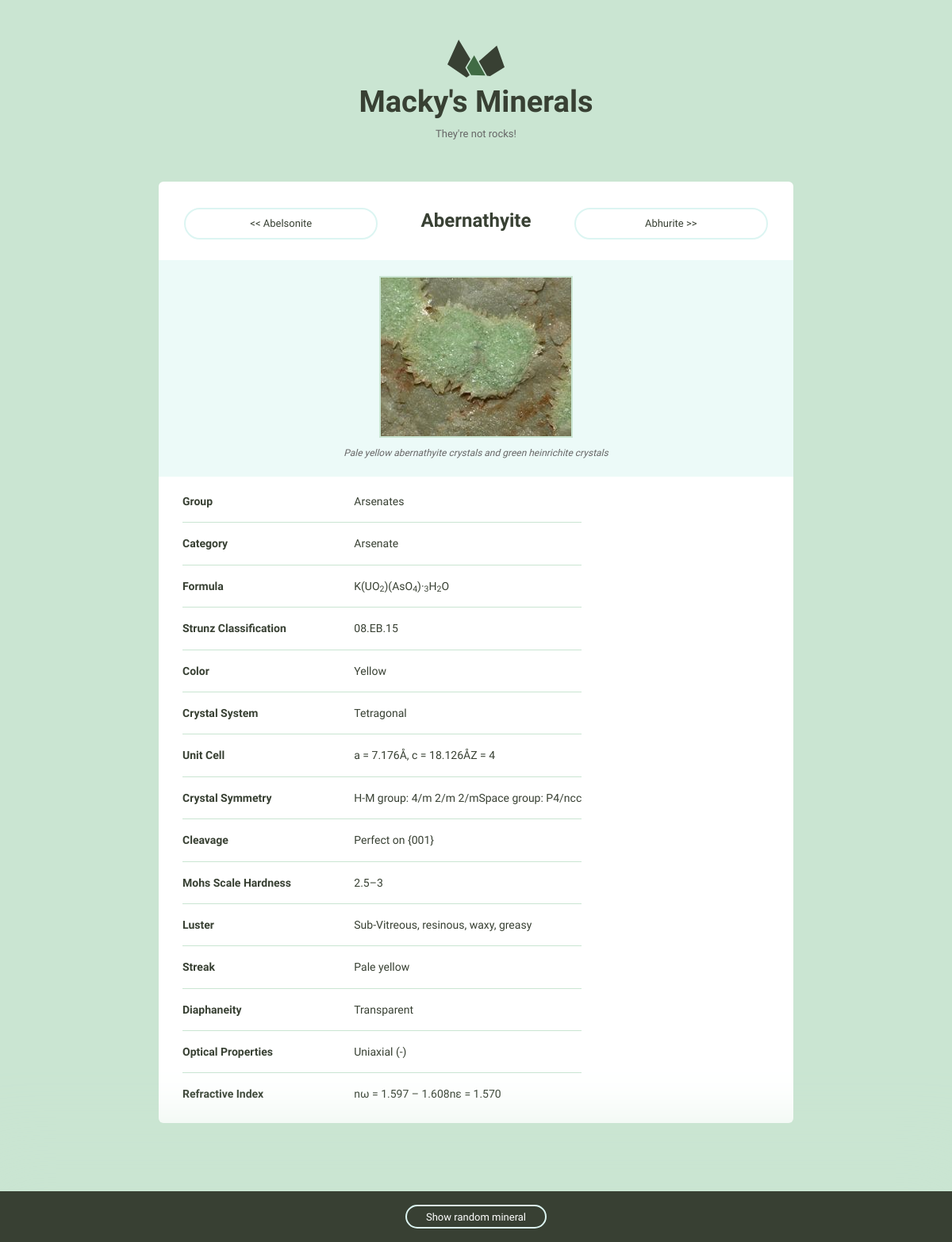
Page /minerals/2/ on the committed database.
### minerals/models.py (models this page shows)
class Mineral(models.Model):
    name = models.CharField(max_length=255)
    image_filename = models.CharField(max_length=255)
    image_caption = models.CharField(max_length=255)
    group = models.CharField(max_length=255)
    category = models.CharField(max_length=255)
    formula = models.CharField(max_length=255)
    strunz_classification = models.CharField(max_length=255)
    color = models.CharField(max_length=255)
    crystal_system = models.CharField(max_length=255)
    unit_cell = models.CharField(max_length=255)
    crystal_symmetry = models.CharField(max_length=255)
    cleavage = models.CharField(max_length=255)
    mohs_scale_hardness = models.CharField(max_length=255)
    luster = models.CharField(max_length=255)
    streak = models.CharField(max_length=255)
    diaphaneity = models.CharField(max_length=255)
    optical_properties = models.CharField(max_length=255)
    refractive_index = models.CharField(max_length=255)
    crystal_habit = models.CharField(max_length=255)
    specific_gravity = models.CharField(max_length=255)

### minerals/views.py (the view)
# urls.py: url(r'(?P<mineral_id>\d+)/$', views.mineral_detail, name='mineral_detail'),
def mineral_detail(request, mineral_id):
    mineral = models.Mineral.objects.filter(id=mineral_id).values().first()
    prev_next = get_prev_next(mineral_id)
    return render(request, 'minerals/mineral_detail.html',
                  {'mineral': mineral, 'names': NAMES, 'prev_next': prev_next})

### minerals/templatetags/minerals_extras.py (called while the page is built)
@register.filter
def get_item(dictionary, key):
    return dictionary.get(key)

@register.filter
def rem_underscore(string):
    return string.replace('_', ' ')

### minerals/views.py (called while the page is built)
def get_prev_next(mineral_id):
    prev_mineral = (models.Mineral.objects
                    .filter(id__lt=mineral_id)
                    .exclude(id=mineral_id)
                    .order_by('-id')
                    .first())
    next_mineral = (models.Mineral.objects
                    .filter(id__gt=mineral_id)
                    .exclude(id=mineral_id)
                    .order_by('id')
                    .first())
    if not prev_mineral:
        return {'next': {'id': next_mineral.id, 'name': next_mineral.name}}
    elif not next_mineral:
        return {'previous': {'id': prev_mineral.id, 'name': prev_mineral.name}}
    else:
        return {'next': {'id': next_mineral.id, 'name': next_mineral.name},
                'previous': {'id': prev_mineral.id, 'name': prev_mineral.name}}

### minerals/templates/minerals/mineral_detail.html
{% extends "layout.html" %}
{% load static %}
{% load minerals_extras %}
{% block content %}
<div class="grid-100 mineral__container">
    <div>
        {% if prev_next|get_item:'previous' %}
            <a class="minerals__anchor mineral__detail_header" href="{% url 'minerals:mineral_detail' prev_next|get_item:'previous'|get_item:'id' %}"><< {{ prev_next|get_item:'previous'|get_item:'name' }}</a>
        {% else %}
            <span class="minerals__anchor mineral__detail_header"><< No previous minerals</span>
        {% endif %}
        <h1 class="mineral__name mineral__detail_header">{{ mineral.name }}</h1>
        {% if prev_next|get_item:'next' %}
            <a class="minerals__anchor mineral__detail_header" href="{% url 'minerals:mineral_detail' prev_next|get_item:'next'|get_item:'id' %}">{{ prev_next|get_item:'next'|get_item:'name' }} >></a>
        {% else %}
            <span class="minerals__anchor mineral__detail_header">No next minerals >></span>
        {% endif %}
    </div>
    <div class="mineral__image-bg">
        <img class="mineral__image" src="{% static 'img' %}/{{ mineral.name }}.jpg">
        <p class="mineral__caption">{{ mineral.image_caption }}</p>
    </div>
    <div class="mineral__table-container">
        <table class="mineral__table">
            {% for key, value in mineral.items %}
                {% if value and key in names %}
                <tr>
                    <td class="mineral__category">{{ key|title|rem_underscore }}</td>
                    <td>{{ value|safe }}</td>
                </tr>
                {% endif %}
            {% endfor %}
        </table>
    </div>
</div>
{% endblock %}

### assets/css/global.css (style rules this page uses)
html { font-family: sans-serif; -ms-text-size-adjust: 100%; -webkit-text-size-adjust: 100%; }
body { margin: 0; }
a { background-color: transparent; }
h1 { font-size: 2em; margin: 0.67em 0; }
sub { font-size: 75%; line-height: 0; position: relative; vertical-align: baseline; bottom: -0.25em; }
img { border: 0; }
table { border-collapse: collapse; border-spacing: 0; }
td, th { padding: 0; }
html { font-size: 62.5%; }
body { background-color: #CAE5D2; font-size: 1.5em; line-height: 1.6; font-weight: 400; font-family: "Cousine"; color: #666; }
.grid, .grid-5, .grid-10, .grid-15, .grid-20, .grid-25, .grid-30, .grid-33, .grid-35, .grid-40, .grid-45, .grid-50, .grid-55, .grid-60, .grid-65, .grid-66, .grid-70, .grid-75, .grid-80, .grid-90, .grid-95, .grid-100 { float: left; box-sizing: border-box; position: relative; }
.grid-100 { width: 100%; padding: 0 15px; }
h1, h2, h3, h4, h5, h6 { margin-top: 0; margin-bottom: 2rem; font-weight: bold; font-family: "Work Sans", sans-serif; color: #384033; }
h1 { font-size: 3.8rem; }
@media (min-width: 550px) { h1 { font-size: 3.8rem; } }
p { margin-top: 0; font-size: 1.6rem; }
a { color: #689b98; text-decoration: none; -webkit-transition: color 0.2s; -moz-transition: color 0.2s; -ms-transition: color 0.2s; -o-transition: color 0.2s; transition: color 0.2s; }
th, td { padding: 15px; text-align: left; border-bottom: 1px solid #e1e1e1; }
th:first-child, td:first-child { padding-left: 0; }
th:last-child, td:last-child { padding-right: 0; }
table, p, ul { margin-bottom: 2.5rem; }
.minerals__anchor { border: solid 2px #DCF5F2; border-radius: 100px; color: #384033; display: block; font-size: 13px; text-align: center; padding: 8px 0 7px 0; width: 100%; transition: background-color 200ms ease-in-out, font-weight 200ms ease-in-out, color 200ms ease-in-out; }
.mineral__container { background-color: #fff; border-radius: 6px; list-style: none; padding: 0; text-align: center; }
.mineral__name { display: block; width: 100%; margin: 0; font-size: 24px; padding: 30px 0 30px 0; }
.mineral__image { display: block; margin: 0 auto; border: solid 2px #CAE5D2; }
.mineral__image-bg { background-color: #ecfaf8; padding: 20px 0; }
.mineral__caption { font-size: 12px; font-style: italic; padding: 10px 0 0 0; margin: 0; }
.mineral__table { font-size: 14px; color: #384033; }
.mineral__table td { border-color: #CAE5D2; }
.mineral__table tr:last-of-type td { border-bottom: none; padding-bottom: 0; }
.mineral__table-container { padding: 5px 30px 0; }
.mineral__category { font-weight: bold; width: 40%; }
.mineral__detail_header { display: inline-block; width: 30% }

### rows in the picture
Mineral: name "Abelsonite"
Mineral: name "Abernathyite", name (picture), image_caption "Pale yellow abernathyite crystals and green heinrichite crystals", mineral "Arsenates" "Arsenate" "K(UO 2 )(AsO 4 )· 3 H 2 O" "08.EB.15" "Yellow" "Tetragonal" "a = 7.176Å, c = 18.126ÅZ = 4" "H-M group: 4/m 2/m 2/mSpace group: P4/ncc" "Perfect on {001}" "2.5–3" "Sub-Vitreous, resinous, waxy, greasy" "Pale yellow" "Transparent" "Uniaxial (-)" "nω = 1.597 – 1.608nε = 1.570"
Mineral: name "Abhurite"

### other values in the picture
{{ key|title|rem_underscore }} "Group" "Category" "Formula" "Strunz Classification" "Color" "Crystal System" "Unit Cell" "Crystal Symmetry" "Cleavage" "Mohs Scale Hardness" "Luster" "Streak" "Diaphaneity" "Optical Properties" "Refractive Index"
